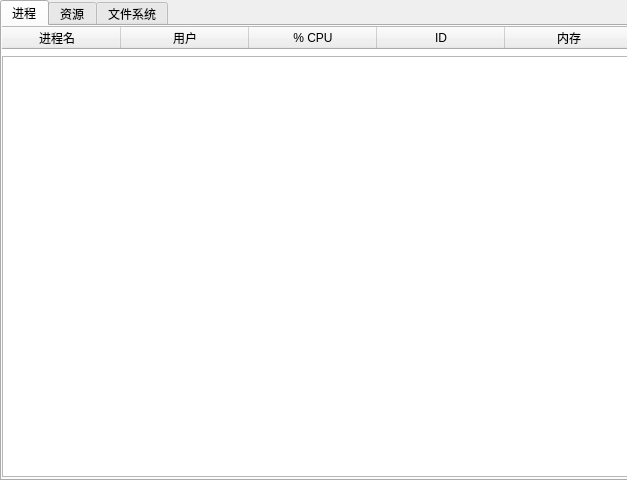
<?xml version="1.0" encoding="UTF-8"?>
<ui version="4.0">
 <class>Monitor</class>
 <widget class="QWidget" name="Monitor">
  <property name="geometry">
   <rect>
    <x>0</x>
    <y>0</y>
    <width>627</width>
    <height>480</height>
   </rect>
  </property>
  <property name="windowTitle">
   <string>Form</string>
  </property>
  <widget class="QTabWidget" name="tabWidget">
   <property name="geometry">
    <rect>
     <x>0</x>
     <y>0</y>
     <width>671</width>
     <height>481</height>
    </rect>
   </property>
   <property name="currentIndex">
    <number>0</number>
   </property>
   <widget class="QWidget" name="tab">
    <attribute name="title">
     <string>进程</string>
    </attribute>
    <widget class="QListWidget" name="listWidget">
     <property name="geometry">
      <rect>
       <x>0</x>
       <y>30</y>
       <width>641</width>
       <height>421</height>
      </rect>
     </property>
    </widget>
    <widget class="QTableWidget" name="tableWidget">
     <property name="geometry">
      <rect>
       <x>-10</x>
       <y>0</y>
       <width>751</width>
       <height>31</height>
      </rect>
     </property>
     <attribute name="horizontalHeaderDefaultSectionSize">
      <number>128</number>
     </attribute>
     <column>
      <property name="text">
       <string>进程名</string>
      </property>
     </column>
     <column>
      <property name="text">
       <string>用户</string>
      </property>
     </column>
     <column>
      <property name="text">
       <string>% CPU</string>
      </property>
     </column>
     <column>
      <property name="text">
       <string>ID</string>
      </property>
     </column>
     <column>
      <property name="text">
       <string>内存</string>
      </property>
     </column>
    </widget>
   </widget>
   <widget class="QWidget" name="tab_2">
    <attribute name="title">
     <string>资源</string>
    </attribute>
   </widget>
   <widget class="QWidget" name="tab_3">
    <attribute name="title">
     <string>文件系统</string>
    </attribute>
   </widget>
  </widget>
 </widget>
 <resources/>
 <connections/>
</ui>
